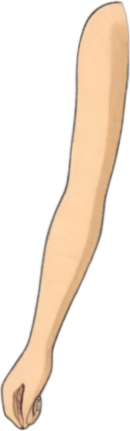
#> input picture tools/pcs/examples/ghibli/arm_l.png, 130 x 431 px
$ python -i viewcheck.py   (imports and definitions only)
#> lines starting #> are read from the running program, lines starting #| are printed output that depends on the picture; after the words box and inside, x2 and y2 are one past the last pixel; in counts of white or black regions, pixels touching at a corner belong together
#> further down, picture is the input picture: PIL image 130x431 RGBA; mean R, G, B, A 79.9, 66.3, 52.7, 83.8
"""四视图输出的一致性校验（纯 CPU、毫秒级、不占显存）。

为什么不用「主色直方图相似度」——两条实测反例（data/projects 下的真实产物）：

1. 同一角色、同一视角、纯抽卡的四张正视图，量化色集合的 Jaccard 就已经是
   0.33~1.00，换一个项目整体掉到 0.17~0.36。抗锯齿边缘每抽一次都不一样，
   把色集合撑大又随机填充。绝对阈值不可能同时适配两个项目。
2. 主色簇 EMD 稳一些，但**背视图天然比侧视图远**（实测 36~70 对 20~35）：
   背面看不到脸和胸前配色，分布形状必然变。拿「与正视图的距离」当判据，
   等于系统性惩罚背视图。

有效的判据是**色相存在性**，因为色相是视角无关的：同样的披风从正面转到
背面，面积变大（实测红占比 5.6%→10.4%），色相不变；而「披风整块丢了」是
断崖——同一批 6 张背视图里，红占比 20.5% 那一张披风还在（缩成围脖），
其余 5 张只有 5.1%~6.2%（披风没了）。所以该判的是「这个色还在不在」，
不是「分布像不像」。

三层判据：
- 强（可触发自动重试）：有色主色丢失。豁免「重心落在上半身的色」——脸和
  胸前纹样在背视图本来就没有，不豁免就会把正确的背视图判死。
- 弱（只提示）：无彩色丢失、新增配色、几何异常。
- 几何：剪影高比 / 主体面积比按视角分档。实测这批全部在区间内，所以它只
  拦灾难（换了体型、被裁掉半身、背景没抠干净），不参与细微漂移判断。
"""
from __future__ import annotations

from dataclasses import dataclass
from typing import Any, Dict, List, Sequence

import cv2
import numpy as np
from PIL import Image

HUE_BINS = 12          # 12 × 15° 的固定色相桶（跨图可比，不像 k-means 每次漂）
GRAY_BINS = 4          # 无彩色按明度 4 档
SAT_MIN = 80           # 饱和度够才算「有色」
DARK_MAX = 40          # s<SAM_MIN 且 v<DARK_MAX 视为描边，不参与统计
MIN_ALPHA = 8
BG_TOL = 26

@dataclass
class Thresholds:
    """判据阈值。全部按「占主体像素的比例」定，不用归一化到有色像素的比例。

    这个口径是踩出来的：若把色相占比归一化到「有色像素」，那么当角色大面积
    配色丢失时，剩余的有色像素（腰带、眼睛、金属件）会重新分配 100%，红色
    在归一化后仍能占到 50%——把真正的丢件洗白。改成相对主体像素后，灰猫的
    红披风丢失表现为 14%→0.1%，是断崖。

    实测标定（data/projects 两个项目、24 张真实产物）：
    - 红披风丢失：正 14.0% → 背 0.1%（ratio 0.007）
    - 红披风缩成围脖但仍在：正 14.0% → 背 8%（通过）
    - 步枪在背视图被身体挡住：正 9.0% → 背 2.7%（通过，不误拦）
    """
    ref_min: float = 0.030      # 正视图占主体 ≥3% 才算「识别色」
    lost_max: float = 0.015     # 视角图掉到 <1.5% 且不足半数 → 判丢件
    lost_ratio: float = 0.50    # 配合 lost_max：两条件同时满足才判丢件
    warn_ratio: float = 0.40    # 掉到不足 40% 但还有量 → 只提示
    top_zone: float = 0.35      # 色块重心在此以上 → 背视图豁免（脸/胸前）
    new_share: float = 0.12     # 新增配色阈值（占有色像素）
    new_ref_max: float = 0.02   # 且正视图几乎不存在


TH = Thresholds()

# 主体面积比 / 剪影高比的合理区间（按视角分档，取实测值两端外扩）
GEOM = {
    "side": {"area": (0.45, 1.00), "h": (0.86, 1.14)},
    "side_r": {"area": (0.45, 1.00), "h": (0.86, 1.14)},
    "back": {"area": (0.70, 1.25), "h": (0.86, 1.14)},
}


def _mask(img: Image.Image) -> tuple:
    """主体掩码。返回 (mask, 来源)。透明底优先用 alpha。"""
    arr = np.asarray(img.convert("RGBA"))
    a = arr[:, :, 3]
    if a.min() < MIN_ALPHA and float((a <= MIN_ALPHA).mean()) > 0.02:
        return a > MIN_ALPHA, "alpha"
    rgb = arr[:, :, :3].astype(np.int16)
    border = np.concatenate([rgb[0], rgb[-1], rgb[:, 0], rgb[:, -1]])
    qb = border // 16 * 16
    colors, counts = np.unique(qb, axis=0, return_counts=True)
    bg = colors[counts.argmax()] + 8
    return np.abs(rgb - bg).max(axis=2) > BG_TOL, "bgcolor"


def analyze(img: Image.Image, name: str = "") -> Dict[str, Any]:
    """单张图的一致性画像。"""
    img = img.convert("RGBA")
    mask, how = _mask(img)
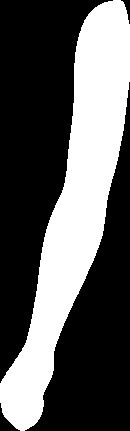
#> mask: shape (431, 130) bool; 35.8% white; 1 white region, box (x1, y1, x2, y2) and area: (0, 0, 130, 431) 20055
#> how = 'alpha'
    n = int(mask.sum())
#> n = 20055
    out: Dict[str, Any] = {"name": name, "mask": how, "pixels": n,
                           "trusted": True, "hue": np.zeros(HUE_BINS),
                           "gray": np.zeros(GRAY_BINS),
                           "hue_rgb": np.zeros((HUE_BINS, 3)),
                           "hue_y": np.full(HUE_BINS, -1.0)}
    if n < 500:
        out["trusted"] = False
        return out
    frac = n / float(mask.size)
#> frac = 0.358
    out["area"] = frac
    ys, xs = np.nonzero(mask)
    out["box_h"] = int(ys.max() - ys.min() + 1)
    out["box_w"] = int(xs.max() - xs.min() + 1)
    out["y0"], out["y1"] = int(ys.min()), int(ys.max())
    # 底色抠取失败（把大半个画布当主体）→ 颜色判据不可信，只留几何
    if how == "bgcolor" and frac > 0.72:
        out["trusted"] = False
        return out

    rgb = np.asarray(img.convert("RGB"))
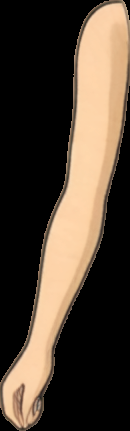
#> rgb: shape (431, 130, 3); mean R, G, B 79.9, 66.3, 52.7
    hsv = cv2.cvtColor(rgb, cv2.COLOR_RGB2HSV)
#> hsv: shape (431, 130, 3); mean H, S, V 5.5, 31.8, 79.9
    h, s, v = hsv[:, :, 0].astype(np.int32), hsv[:, :, 1].astype(np.int32), \
        hsv[:, :, 2].astype(np.int32)
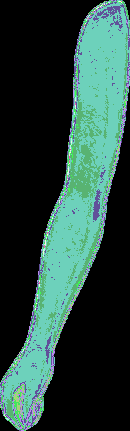
#> h: shape (431, 130) int32; 22 distinct labels, from 0 to 24; one colour per label, 0 black
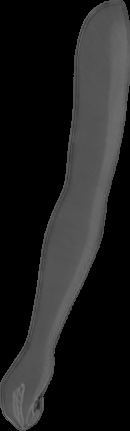
#> s: shape (431, 130) int32; min 0, max 123, mean 31.8
    edge = (s < SAT_MIN) & (v < DARK_MAX)
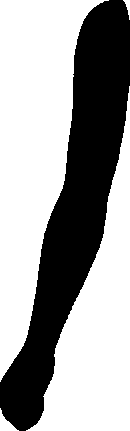
#> edge: shape (431, 130) bool; 63.4% white; 1 black region, box (x1, y1, x2, y2) and area: (0, 0, 130, 431) 20525
    body = mask & ~edge
    nb = int(body.sum())
#> nb = 20055
    if nb < 400:
        out["trusted"] = False
        return out

    chroma = body & (s >= SAT_MIN)
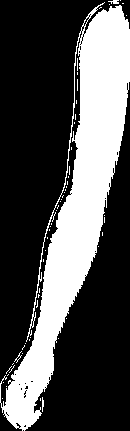
#> chroma: shape (431, 130) bool; 31.3% white; 55 white regions (51 under 20 px), largest, box (x1, y1, x2, y2) and area: (0, 2, 130, 431) 17306, (108, 0, 119, 4) 29, (42, 397, 44, 412) 22, (14, 351, 22, 363) 21
    nc = int(chroma.sum())
#> nc = 17539
    if nc:
        bins = np.clip(h[chroma] * HUE_BINS // 180, 0, HUE_BINS - 1)
#> bins = 17539 values, max 1 at index 4, min 0 at index 0, mean 0.853
        share = np.bincount(bins, minlength=HUE_BINS) / float(nc)
#> share = [0.147, 0.853, 0, 0, 0, 0, 0, 0, 0, 0, 0, 0]
        out["hue"] = share
        cpx = rgb[chroma].astype(np.float32)
        # 每桶的平均 RGB：报告里直接给色号，比「粉红色」这种桶名直观
        for b in range(HUE_BINS):
            sel = bins == b
            if sel.any():
                out["hue_rgb"][b] = cpx[sel].mean(axis=0)
#> after the loop, out = 13 items
        # 每桶的垂直重心（0=主体顶部 1=底部），用于判定「上半身专属色」
        span = max(1, out["y1"] - out["y0"])
#> span = 430
        yy = (np.nonzero(chroma)[0] - out["y0"]) / span
#> yy = 17539 values from 0 to 1
        for b in range(HUE_BINS):
            sel = bins == b
            if sel.sum() >= max(20, 0.004 * nc):
                out["hue_y"][b] = float(yy[sel].mean())
    achroma = body & (s < SAT_MIN)
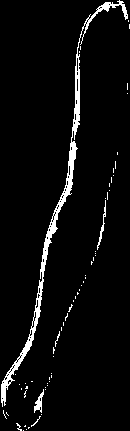
#> achroma: shape (431, 130) bool; 4.5% white; 62 white regions (58 under 20 px), largest, box (x1, y1, x2, y2) and area: (1, 0, 128, 407) 2077, (34, 389, 44, 413) 102, (97, 200, 106, 250) 91, (55, 331, 60, 347) 22
    na = int(achroma.sum())
#> na = 2516
    if na:
        vb = np.clip(v[achroma] * GRAY_BINS // 256, 0, GRAY_BINS - 1)
#> vb = 2516 values, max 3 at index 27, min 0 at index 191, mean 2.1
        out["gray"] = np.bincount(vb, minlength=GRAY_BINS) / float(na)
    out["chroma_share"] = nc / float(nb)
    return out


# [114 lines left out: functions _hue_name, _swatch, build_reference, check_view, summarize, not called in this run]

>>> from PIL import Image
>>> picture = Image.open('../../tools/pcs/examples/ghibli/arm_l.png')
>>> result = analyze(picture)
#> result = 14 items

$ run again, on tools/pcs/examples/ghibli/arm_r.png
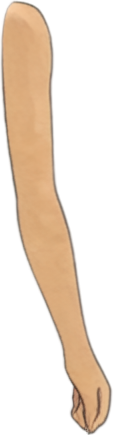
#> input picture tools/pcs/examples/ghibli/arm_r.png, 113 x 435 px
#> picture is the input picture: PIL image 113x435 RGBA; mean R, G, B, A 80.4, 63.5, 47.2, 92.3
#> in analyze, `mask, how = _mask(img)`:
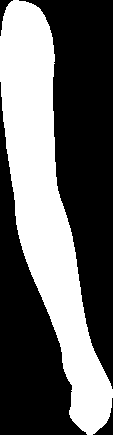
#> mask: shape (435, 113) bool; 39.5% white; 1 white region, box (x1, y1, x2, y2) and area: (0, 0, 113, 435) 19404
#> how = 'alpha'
#> n = 19404
#> frac = 0.395
#> ys = 19404 values from 0 to 434; xs = 19404 values, max 112 at index 17844, min 0 at index 1421, mean 46.48
#> hsv: shape (435, 113, 3); mean H, S, V 5.9, 42.2, 80.4
#> h: shape (435, 113) int32; 19 distinct labels, from 0 to 30
#> edge: shape (435, 113) bool; 59.6% white; 1 black region, box (x1, y1, x2, y2) and area: (0, 0, 113, 435) 19863
#> nb = 19404
#> chroma: shape (435, 113) bool; 39% white; 5 white regions (4 under 20 px), largest, box (x1, y1, x2, y2) and area: (0, 0, 113, 433) 19146
#> nc = 19154
#> bins = 19154 values, max 1 at index 0, min 0 at index 92, mean 0.809
#> share = [0.191, 0.809, 0, 0, 0, 0, 0, 0, 0, 0, 0, 0]
#> after the loop in analyze, `for b in range(HUE_BINS):`: out = 13 items
#> span = 434
#> yy = 19154 values from 0 to 1
#> in analyze, `achroma = body & (s < SAT_MIN)`:
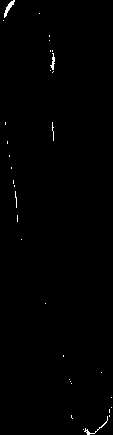
#> achroma: shape (435, 113) bool; 0.51% white in thin lines or dots
#> na = 250
#> vb = 250 values, max 3 at index 13, min 0 at index 148, mean 1.46
#> result = 14 items

$ run again, on tools/pcs/examples/ghibli/leg_l.png
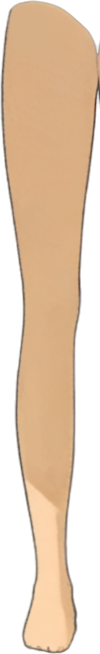
#> input picture tools/pcs/examples/ghibli/leg_l.png, 100 x 654 px
#> picture is the input picture: PIL image 100x654 RGBA; mean R, G, B, A 135.5, 109.9, 84.2, 157.9
#> in analyze, `mask, how = _mask(img)`:
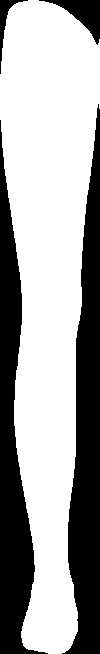
#> mask: shape (654, 100) bool; 64.9% white; 4 black regions, box (x1, y1, x2, y2) and area: (62, 104, 100, 654) 11496, (0, 120, 48, 654) 10115, (39, 0, 100, 45) 988, (0, 0, 28, 74) 387
#> how = 'alpha'
#> n = 42414
#> frac = 0.649
#> hsv: shape (654, 100, 3); mean H, S, V 9.7, 62.3, 135.5
#> h: shape (654, 100) int32; 27 distinct labels, from 0 to 33
#> nb = 42414
#> chroma: shape (654, 100) bool; 61.2% white; 43 black regions (39 under 20 px), largest, box (x1, y1, x2, y2) and area: (0, 0, 100, 654) 13425, (57, 104, 100, 654) 11778, (23, 297, 24, 324) 27, (16, 384, 17, 404) 20
#> nc = 39998
#> share = [0.121, 0.879, 0, 0, 0, 0, 0, 0, 0, 0, 0, 0]
#> after the loop in analyze, `for b in range(HUE_BINS):`: out = 13 items
#> span = 653
#> in analyze, `achroma = body & (s < SAT_MIN)`:
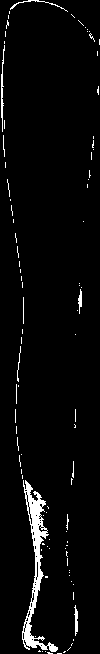
#> achroma: shape (654, 100) bool; 3.7% white; 95 white regions (84 under 20 px), largest, box (x1, y1, x2, y2) and area: (22, 480, 58, 652) 1508, (1, 45, 5, 132) 137, (10, 0, 68, 12) 81
#> na = 2416
#> vb = 2416 values, max 3 at index 114, min 0 at index 155, mean 2.02
#> result = 14 items

$ run again, on tools/pcs/examples/ghibli/leg_r.png
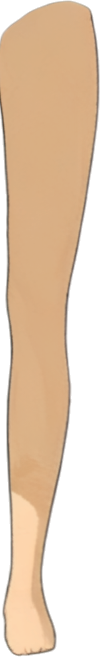
#> input picture tools/pcs/examples/ghibli/leg_r.png, 100 x 657 px
#> picture is the input picture: PIL image 100x657 RGBA; mean R, G, B, A 139.3, 113, 86.7, 163
#> mask: shape (657, 100) bool; 66.7% white; 4 black regions, box (x1, y1, x2, y2) and area: (21, 110, 100, 657) 17292, (0, 119, 18, 657) 3430, (0, 0, 63, 36) 795, (72, 0, 100, 60) 346
#> how = 'alpha'
#> n = 43837
#> frac = 0.667
#> hsv: shape (657, 100, 3); mean H, S, V 10, 64, 139.3
#> h: shape (657, 100) int32; 25 distinct labels, from 0 to 34
#> nb = 43837
#> chroma: shape (657, 100) bool; 62.2% white; 49 black regions (37 under 20 px), largest, box (x1, y1, x2, y2) and area: (21, 110, 100, 657) 17606, (0, 119, 33, 657) 5437, (0, 0, 100, 60) 1279
#> nc = 40862
#> share = [0.102, 0.898, 0, 0, 0, 0, 0, 0, 0, 0, 0, 0]
#> after the loop in analyze, `for b in range(HUE_BINS):`: out = 13 items
#> span = 656
#> in analyze, `achroma = body & (s < SAT_MIN)`:
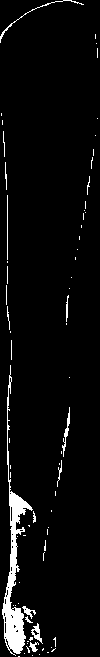
#> achroma: shape (657, 100) bool; 4.5% white; 72 white regions (55 under 20 px), largest, box (x1, y1, x2, y2) and area: (2, 365, 33, 656) 1957, (0, 0, 84, 43) 128, (62, 407, 70, 457) 108
#> na = 2975
#> vb = 2975 values, max 3 at index 508, min 0 at index 137, mean 2.2
#> result = 14 items
